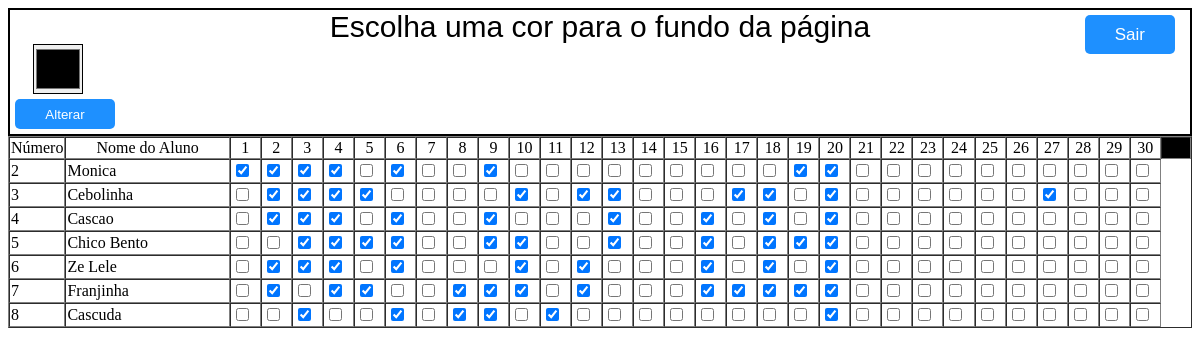
Page /pagina_professor.php (signed in) on the committed database.
### tables this page shows
CREATE TABLE `alunos` (
  `cd_aluno` int(3) NOT NULL,
  `nm_aluno` varchar(50) NOT NULL,
  `cd_turma` varchar(10) NOT NULL,
  `dia_1` varchar(5) NOT NULL,
  `dia_2` varchar(5) NOT NULL,
  `dia_3` varchar(5) NOT NULL,
  `dia_4` varchar(5) NOT NULL,
  `dia_5` varchar(5) NOT NULL,
  `dia_6` varchar(5) NOT NULL,
  `dia_7` varchar(5) NOT NULL,
  `dia_8` varchar(5) NOT NULL,
  `dia_9` varchar(5) NOT NULL,
  `dia_10` varchar(5) NOT NULL,
  `dia_11` varchar(5) NOT NULL,
  `dia_12` varchar(5) NOT NULL,
  `dia_13` varchar(5) NOT NULL,
  `dia_14` varchar(5) NOT NULL,
  `dia_15` varchar(5) NOT NULL,
  `dia_16` varchar(5) NOT NULL,
  `dia_17` varchar(5) NOT NULL,
  `dia_18` varchar(5) NOT NULL,
  `dia_19` varchar(5) NOT NULL,
  `dia_20` varchar(5) NOT NULL,
  `dia_21` varchar(5) NOT NULL,
  `dia_22` varchar(5) NOT NULL,
  `dia_23` varchar(5) NOT NULL,
  `dia_24` varchar(5) NOT NULL,
  `dia_25` varchar(5) NOT NULL,
  `dia_26` varchar(5) NOT NULL,
  `dia_27` varchar(5) NOT NULL,
  `dia_28` varchar(5) NOT NULL,
  `dia_29` varchar(5) NOT NULL,
  `dia_30` varchar(5) NOT NULL,
  `dia_31` varchar(10) NOT NULL
);

### pagina_professor.php (the view, shortened to what this page needs)
<!DOCTYPE html>
<html>
    <head>
    </head>
?>      <body id="pagina">
        <div id="pagina" class="altera">
            <form id="alterar_cores">
            <p> Escolha uma cor para o fundo da página </p>
            <input id="seletor_de_cores" type="color"/>
            <br />
            <button type="button" onclick="mudar_cor_de_fundo()" id="alterar">Alterar</button>
            </form>
            <div id="logout">
                <a href="logout.php">Sair</a>
            </div>
        </div>
        <table align="center" border="1" cellspacing="0">
                <tr>
                    <td align="center" id="cd_aluno" style="width:50px;"> Número </td>
                    <td align="center" id="nm_aluno" style="width:200px;"> Nome do Aluno </td>
                    <td align="center" id="dia_1" style="width:30px;"> 1 </td>
                    <td align="center" id="dia_2" style="width:30px;"> 2 </td>
                    <td align="center" id="dia_3" style="width:30px;"> 3 </td>
                    <td align="center" id="dia_4" style="width:30px;"> 4 </td>
                    <td align="center" id="dia_5" style="width:30px;"> 5 </td>
                    <td align="center" id="dia_6" style="width:30px;"> 6 </td>
                    <td align="center" id="dia_7" style="width:30px;"> 7 </td>
                    <td align="center" id="dia_8" style="width:30px;"> 8 </td>
                    <td align="center" id="dia_9" style="width:30px;"> 9 </td>
                    <td align="center" id="dia_10" style="width:30px;"> 10 </td>
                    <td align="center" id="dia_11" style="width:30px;"> 11 </td>
                    <td align="center" id="dia_12" style="width:30px;"> 12 </td>
                    <td align="center" id="dia_13" style="width:30px;"> 13 </td>
                    <td align="center" id="dia_14" style="width:30px;"> 14 </td>
                    <td align="center" id="dia_15" style="width:30px;"> 15 </td>
                    <td align="center" id="dia_16" style="width:30px;"> 16 </td>
                    <td align="center" id="dia_17" style="width:30px;"> 17 </td>
                    <td align="center" id="dia_18" style="width:30px;"> 18 </td>
                    <td align="center" id="dia_19" style="width:30px;"> 19 </td>
                    <td align="center" id="dia_20" style="width:30px;"> 20 </td>
                    <td align="center" id="dia_21" style="width:30px;"> 21 </td>
                    <td align="center" id="dia_22" style="width:30px;"> 22 </td>
                    <td align="center" id="dia_23" style="width:30px;"> 23 </td>
                    <td align="center" id="dia_24" style="width:30px;"> 24 </td>
                    <td align="center" id="dia_25" style="width:30px;"> 25 </td>
                    <td align="center" id="dia_26" style="width:30px;"> 26 </td>
                    <td align="center" id="dia_27" style="width:30px;"> 27 </td>
                    <td align="center" id="dia_28" style="width:30px;"> 28 </td>
                    <td align="center" id="dia_29" style="width:30px;"> 29 </td>
                    <td align="center" id="dia_30" style="width:30px;"> 30 </td>
                    <td align="center" id="dia_31" style="width:30px; background-color:black;" input type='checkbox' disabled> 31 </td>
                </tr>
            <?php
            include ("conecta_prova.php");
            $sql = "SELECT * FROM alunos WHERE cd_turma='2018-01'";
            $resultado2 = mysqli_query($conecta, $sql);
            while ($linha = mysqli_fetch_array($resultado2))
            {
                $cod = $linha["cd_aluno"];
                $nome = $linha["nm_aluno"];
                for ($i=1; $i<=30; $i++)
                {
                    $c[$i] = $linha["dia_$i"];
                       if ($c[$i]=="true")
                       {
                           $c[$i] = "checked = 'checked'";
                       } else {$c[$i]="";}
                }
                echo ("<tr> <td> $cod </td> <td> $nome </td>");
                for ($i=1; $i<=30; $i++)
                {
                    echo ("
                    <td> <input type='checkbox' onclick=\"grava($cod, $i, this);\" id=\"c$cod$i\" $c[$i] /> </td>
                    ");
                }
                    echo ("</tr>");
             }
          ?>
        </table>
        <br />
        <br />
    </body>
</html>

### pagina_professor.php (style rules this page uses)
#nm_aluno { width: 100px; }
#logout { position: absolute; right: 0; top: 0px; padding: 25px; }
#logout a { padding: 10px 30px 10px 30px; background-color: dodgerblue; text-decoration: none; color: #FFF; font-family: sans-serif; font-size: 17px; border-radius: 5px; transition: 0.7s all; }
#seletor_de_cores { border: solid 1px #000; padding: 0px; margin: 0px; width: 50px; height: 50px; }
.altera { font-family: sans-serif; border: solid 2px #000; box-shadow: 2px 2px 2px #FFF; }
.altera p { text-align: center; font-size: 30px; padding: 0px; margin: 0px; }
#seletor_de_cores { margin-left: 23px; }
#alterar { width: 100px; margin-bottom: 20px; margin-top: -20px; height: 30px; background-color: dodgerblue; border: none; margin: 5px; color: #FFF; font-family: sans-serif; border-radius: 5px; }
table { width: 100%; }

### rows in the picture
alunos: cd_aluno "2", nm_aluno "Monica"
alunos: cd_aluno "3", nm_aluno "Cebolinha"
alunos: cd_aluno "4", nm_aluno "Cascao"
alunos: cd_aluno "5", nm_aluno "Chico Bento"
alunos: cd_aluno "6", nm_aluno "Ze Lele"
alunos: cd_aluno "7", nm_aluno "Franjinha"
alunos: cd_aluno "8", nm_aluno "Cascuda"
